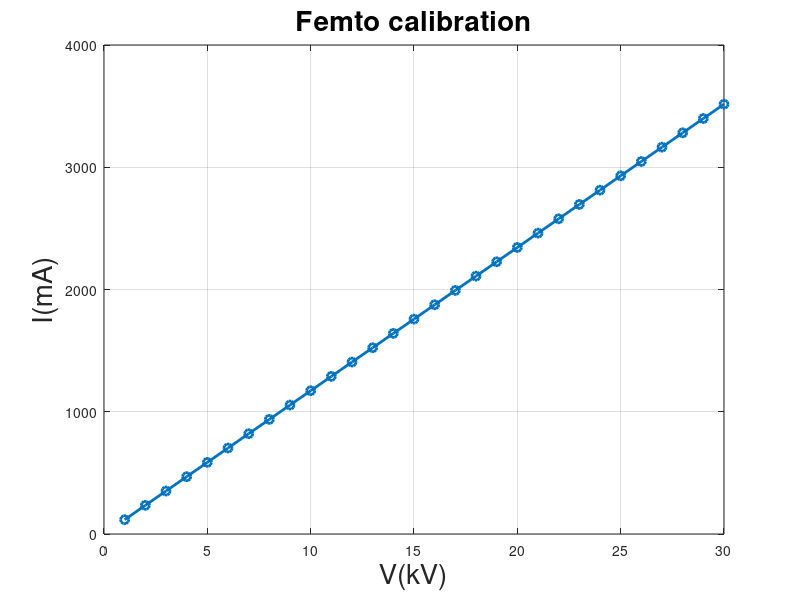

MATLAB code for this plot:
% Femto calculation
V = 1:1:30;
I = 117.2*V;
plot(V,I,'-o','LineWidth',2)
grid()
xlabel('V(kV)','FontSize',20)
ylabel('I(mA)','FontSize',20)
title('Femto calibration','FontSize',20)